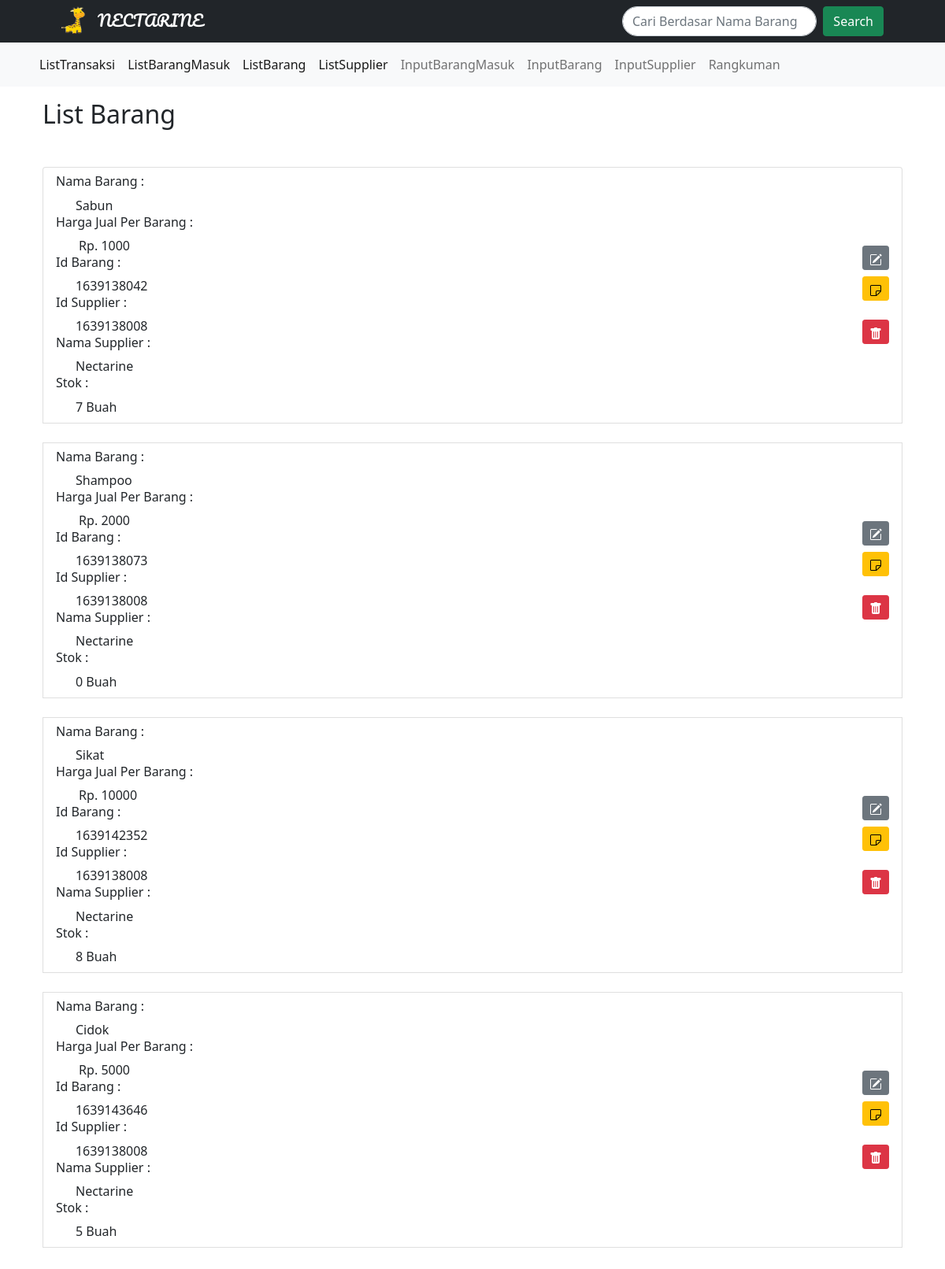
The page /adminsrc/barang.php on the database its author committed.
### tables this page shows
CREATE TABLE `barang` (
  `idbarang` bigint(255) NOT NULL AUTO_INCREMENT,
  `idsupplier` bigint(255) NOT NULL,
  `namabarang` varchar(255) NOT NULL,
  `hargabarang` bigint(255) NOT NULL,
  `gambar` varchar(255) NOT NULL,
  `deskripsi` varchar(255) NOT NULL,
  PRIMARY KEY (`idbarang`),
  UNIQUE KEY `namabarang` (`namabarang`),
  KEY `idsupplier` (`idsupplier`),
  CONSTRAINT `barang_ibfk_1` FOREIGN KEY (`idsupplier`) REFERENCES `supplier` (`idsupplier`)
);

CREATE TABLE `supplier` (
  `idsupplier` bigint(255) NOT NULL AUTO_INCREMENT,
  `namasupplier` varchar(255) NOT NULL,
  `notelp` bigint(255) NOT NULL,
  `alamat` varchar(255) NOT NULL,
  PRIMARY KEY (`idsupplier`),
  UNIQUE KEY `namasupplier` (`namasupplier`)
);

### adminsrc/barang.php (the view, shortened to what this page needs)
<?php
  include_once("../inc/koneksi.php");
  if(isset($_POST['query']) && $_POST['query'] != null){
    $query = $conn->query("SELECT *
                              FROM barang
                                  INNER JOIN supplier ON barang.idsupplier=supplier.idsupplier where barang.namabarang like '%".$_POST['query']."%' order by namabarang asc limit 20");
  }else{
    $query = $conn->query("SELECT *
                              FROM barang
                                  INNER JOIN supplier ON barang.idsupplier=supplier.idsupplier;");
  }
  $barang = array();
  while($row = $query -> fetch_assoc()){
      array_push($barang, array(
          'idbarang' => $row['idbarang'],
          'idsupplier' => $row['idsupplier'],
          'namabarang' => $row['namabarang'],
          'hargabarang' => $row['hargabarang'],
          'gambar' => $row['gambar'],
          'namasupplier' => $row['namasupplier'],
      ));
  }
?>
<!doctype html>
<html lang="en">
  <head>
    <link href="https://cdn.jsdelivr.net/npm/bootstrap@5.1.3/dist/css/bootstrap.min.css" rel="stylesheet">
  </head>
  <body>
    <nav class="navbar navbar-dark bg-dark sticky-top">
        <div class="container d-flex justify-content-center">
          <div class="row container-fluid">
            <div class="col">
              <a class="navbar-brand" href="../index.php" style="font-family:Pacifico;">
                  <img src="../img/logo.png" alt="" width="30" height="35" class="d-inline-block  align-text-top me-3">NECTARINE
              </a>
            </div>
            <div class="col">
            </div>
            <div class="col">
              <form class="d-flex " method="post">
                <input class="form-control me-2 rounded-pill" type="text" aria-label="Search" placeholder="Cari Berdasar Nama Barang" name="query">
                <button class="btn btn-success" type="submit">Search</button>
              </form>
            </div>
        </div>
    </nav>
    <nav class="navbar navbar-expand-md navbar-light bg-light">
      <div class="container text-center">
        <div class="collapse navbar-collapse " id="navbarNavDropdown">
          <div class="navbar-nav" id="navbarNav">
          <ul class="navbar-nav">
              <li class="nav-item">
              <a class="nav-link active" href="./transaksi.php">ListTransaksi</a>
              </li>
              <li class="nav-item">
              <a class="nav-link active" href="./barangmasuk.php">ListBarangMasuk</a>
              </li>
              <li class="nav-item">
              <a class="nav-link active" href="./barang.php">ListBarang</a>
              </li>
              <li class="nav-item">
              <a class="nav-link active" href="./supplier.php">ListSupplier</a>
              </li>
              <li class="nav-item">
              <a class="nav-link" href="./inputBarangMasuk.php">InputBarangMasuk</a>
              </li>
              <li class="nav-item">
              <a class="nav-link" href="./inputBarang.php">InputBarang</a>
              </li>
              <li class="nav-item">
              <a class="nav-link" href="./inputSupplier.php">InputSupplier</a>
              </li>
              <li class="nav-item">
              <a class="nav-link" href="./analisa.php">Rangkuman</a>
              </li>
            </ul>
          </div>
        </div>
    </nav>
    <div class="container mt-3 mb-5">
        <div class="container">
        <h2 class="mt-3"> List Barang</h2>
        <ul class="list-group mt-5">
          <?php
            for($i = 0; $i<count($barang); $i++){
          ?>
              <li class="list-group-item d-flex justify-content-between align-items-center">
                <ul class="list-group">
                  <p class="h6"><?php echo("Nama Barang : "."<br>"); ?></p>
                  <?php echo("&nbsp;&nbsp;&nbsp;&nbsp;&nbsp;&nbsp;".$barang[$i]['namabarang']."<br>"); ?>
                  <p class="h6"><?php echo("Harga Jual Per Barang : "."<br>"); ?></p>
                  <?php echo("&nbsp;&nbsp;&nbsp;&nbsp;&nbsp;&nbsp; Rp. ".$barang[$i]['hargabarang']."<br>"); ?>
                  <p class="h6"><?php echo("Id Barang : "."<br>"); ?></p>
                  <?php echo("&nbsp;&nbsp;&nbsp;&nbsp;&nbsp;&nbsp;".$barang[$i]['idbarang']."<br>"); ?>
                  <p class="h6"><?php echo("Id Supplier : "."<br>"); ?></p>
                  <?php echo("&nbsp;&nbsp;&nbsp;&nbsp;&nbsp;&nbsp;".$barang[$i]['idsupplier']."<br>"); ?>
                  <p class="h6"><?php echo("Nama Supplier : "."<br>"); ?></p>
                  <?php echo("&nbsp;&nbsp;&nbsp;&nbsp;&nbsp;&nbsp;".$barang[$i]['namasupplier']."<br>"); ?>
                  <p class="h6"><?php echo("Stok : "."<br>"); ?></p>
                  <?php
                    $masuk = $conn->query("SELECT SUM(jumlahbarang) AS jmlmas FROM rincibarangmasuk WHERE idbarang=".$barang[$i]['idbarang']);
                    $keluar = $conn->query("SELECT SUM(jumlahbarang) AS jmlkel FROM rincitransaksi WHERE idbarang=".$barang[$i]['idbarang']);
                    $sisastok = $masuk->fetch_assoc()['jmlmas'] - $keluar->fetch_assoc()['jmlkel'];
                    echo("&nbsp;&nbsp;&nbsp;&nbsp;&nbsp;&nbsp;".$sisastok." Buah<br>");
                  ?>
                </ul>
                <ul class="list-group align-items-center">
                  <form method="post" action="./editBarang.php" onsubmit="return confirm('Yakin ingin edit barang ini?');" class="">
                    <div>
                      <button class="btn btn-secondary btn-sm" type="submit" data-bs-container="body" data-bs-toggle="popover" data-bs-placement="top" data-bs-content="Top popover" name="edit" value="<?php echo($barang[$i]['idbarang']."$".$barang[$i]['namabarang']."$".$barang[$i]['hargabarang'])?>">
                      </div>
                  </form>
                  <form method="post" onsubmit="return confirm('Yakin ingin cetak barcode barang ini?');" class="mt-2" action="./cetakBarcode.php">
                    <div>
                      <button class="btn btn-warning btn-sm" type="submit" data-bs-container="body" data-bs-toggle="popover" data-bs-placement="top" data-bs-content="Top popover" name="cetak" value="<?php echo($barang[$i]['idbarang']."$".$barang[$i]['namabarang'])?>">
                      </div>
                  </form>
                  <form method="post" onsubmit="return confirm('Yakin ingin hapus barang ini?');" class="mt-4">
                    <div>
                      <button class="btn btn-danger btn-sm" type="submit" data-bs-container="body" data-bs-toggle="popover" data-bs-placement="top" data-bs-content="Top popover" name="del" value="<?php echo($barang[$i]['idbarang']."$".$barang[$i]['gambar'])?>">
                        </div>
                  </form>
                </ul>
              </li>
              <br>
          <?php
            }
          ?>
        </ul>
    </div>
    </div>
  </body>
</html>

### rows shown on the page
barang: namabarang "Sabun", hargabarang "1000", idbarang "1639138042", idsupplier.idsupplier "1639138008", idsupplier.namasupplier "Nectarine", sisastok "7"
barang: namabarang "Shampoo", hargabarang "2000", idbarang "1639138073", idsupplier.idsupplier "1639138008", idsupplier.namasupplier "Nectarine", sisastok "0"
barang: namabarang "Sikat", hargabarang "10000", idbarang "1639142352", idsupplier.idsupplier "1639138008", idsupplier.namasupplier "Nectarine", sisastok "8"
barang: namabarang "Cidok", hargabarang "5000", idbarang "1639143646", idsupplier.idsupplier "1639138008", idsupplier.namasupplier "Nectarine", sisastok "5"
